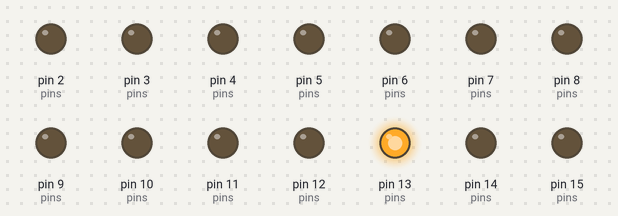
Recording of a sketch running on a simulated Arduino Uno, built with avr-gcc and run on an emulated ATmega328P. On the bench: output pins drawn as LEDs (lit = HIGH).

Above: at 0.1 s.
Timing chart, 0 to 1.6 s (numbered marks = the images above):
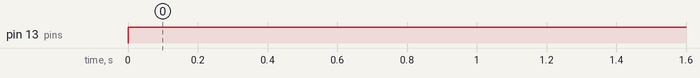

The sketch:

sketch_8-5.ino
```cpp
byte col = 0;                 // Variable for column index (not used yet)
byte leds[8][8];              // 8x8 LED state array (reserved)

// pin[xx] = Arduino pin number connected to LED matrix pin xx
// -1 is a dummy value to make array index start from 1
int pins[17] = {
  -1,
  5, 4, 3, 2,
  14, 15, 16, 17,
  13, 12, 11, 10,
  9, 8, 7, 6
};

// rows[xx] = Arduino pin connected to ROW xx of LED matrix
int rows[8] = {
  pins[9], pins[14], pins[8], pins[12],
  pins[1], pins[7], pins[2], pins[5]
};

// cols[xx] = Arduino pin connected to COLUMN xx of LED matrix
int cols[8] = {
  pins[13], pins[3], pins[4], pins[10],
  pins[6], pins[11], pins[15], pins[16]
};

void setup() {
  // Set all LED matrix pins as OUTPUT
  for (int i = 1; i <= 16; i++) {
    pinMode(pins[i], OUTPUT);
  }

  // Initialize columns (Common Anode → HIGH = OFF)
  for (int i = 1; i <= 8; i++) {
    digitalWrite(cols[i - 1], HIGH);
  }

  // Initialize rows (LOW by default)
  for (int i = 1; i <= 8; i++) {
    digitalWrite(rows[i - 1], LOW);
  }
}

void loop() {
  // Turn ON LEDs column by column
  for (int i = 0; i < 8; i++) {
    digitalWrite(rows[0], HIGH);   // Enable first row
    digitalWrite(cols[i], LOW);    // Enable column i (LED ON)
  }
}
```

Measured:
- by itself, pin 13 (pins): LOW → HIGH at 0.00 s
